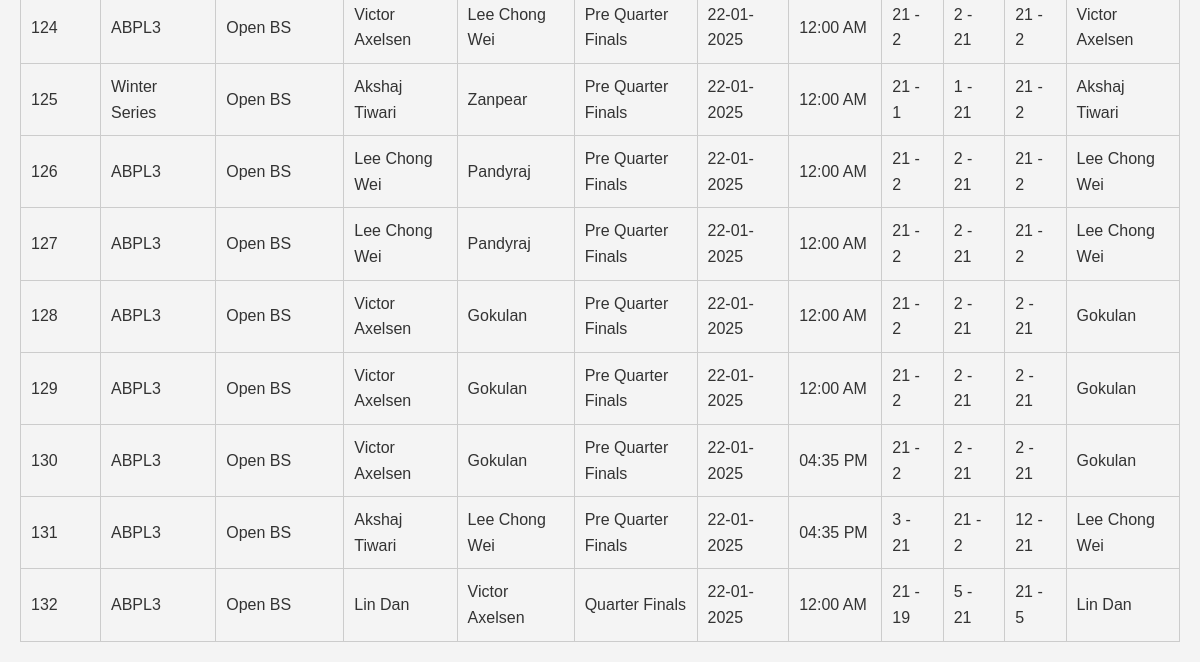
Before: /results_singles.php (lower part) with the older database file.
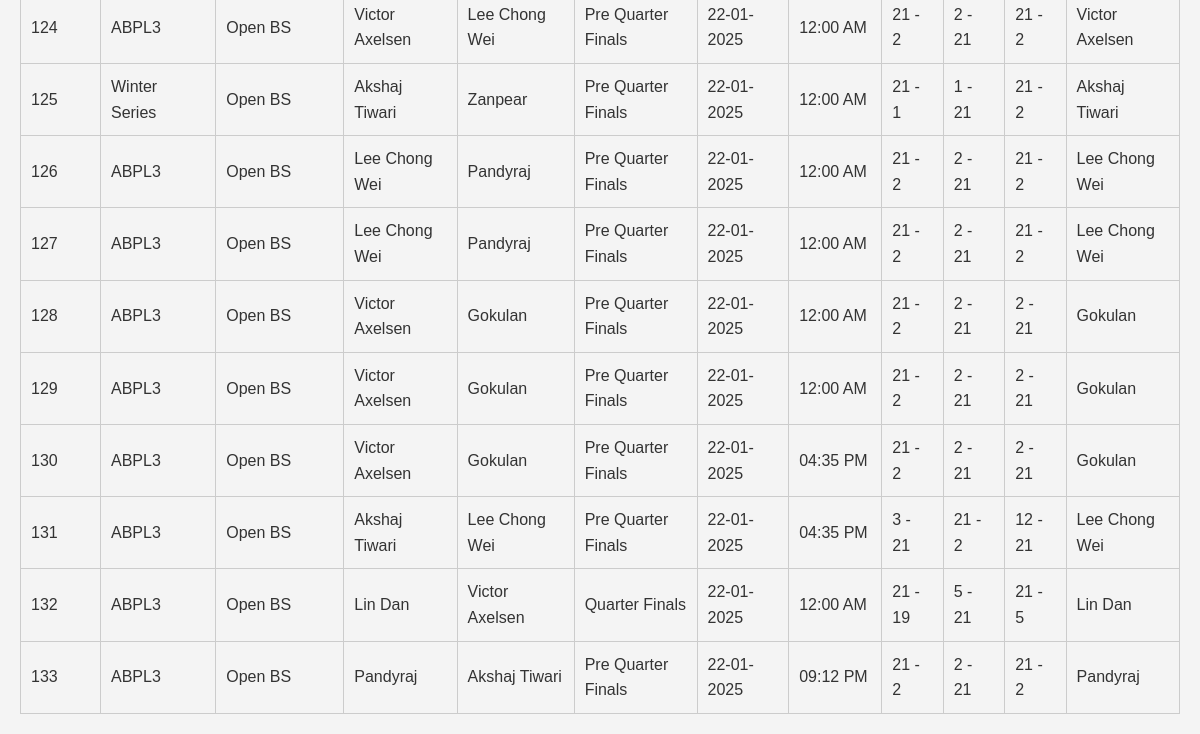
After: the same page with the newer database file.
### tables this page shows
CREATE TABLE `matches` (
  `id` int(11) NOT NULL,
  `tournament_id` int(11) NOT NULL,
  `category_id` int(11) NOT NULL,
  `pool` enum('A','B') DEFAULT NULL,
  `player1_id` int(11) DEFAULT NULL,
  `player2_id` int(11) DEFAULT NULL,
  `pre_quarter` tinyint(1) DEFAULT 0,
  `quarter` tinyint(1) DEFAULT 0,
  `semi` tinyint(1) DEFAULT 0,
  `final` tinyint(1) DEFAULT 0,
  `set1_player1_points` int(11) DEFAULT 0,
  `set1_player2_points` int(11) DEFAULT 0,
  `set2_player1_points` int(11) DEFAULT 0,
  `set2_player2_points` int(11) DEFAULT 0,
  `set3_player1_points` int(11) DEFAULT 0,
  `set3_player2_points` int(11) DEFAULT 0,
  `created_by` int(11) DEFAULT NULL,
  `moderated_by` int(11) DEFAULT NULL,
  `stage` enum('Pre Quarter Finals','Quarter Finals','Semifinals','Finals','Preliminary') NOT NULL,
  `match_date` date DEFAULT NULL,
  `match_time` time DEFAULT NULL,
  `team1_player1_id` int(11) NOT NULL DEFAULT 0,
  `team1_player2_id` int(11) NOT NULL DEFAULT 0,
  `team2_player1_id` int(11) DEFAULT 0,
  `team2_player2_id` int(11) DEFAULT 0,
  `set1_team1_points` int(11) NOT NULL DEFAULT 0,
  `set1_team2_points` int(11) DEFAULT 0,
  `set2_team1_points` int(11) DEFAULT 0,
  `set2_team2_points` int(11) DEFAULT 0,
  `set3_team1_points` int(11) DEFAULT 0,
  `set3_team2_points` int(11) DEFAULT 0,
  `player3_id` int(11) DEFAULT NULL,
  `player4_id` int(11) DEFAULT NULL,
  `deleted_at` datetime DEFAULT NULL
);

CREATE TABLE `tournaments` (
  `id` int(11) NOT NULL,
  `name` varchar(255) NOT NULL,
  `created_by` int(11) DEFAULT NULL,
  `year` int(11) NOT NULL DEFAULT year(curdate()),
  `moderated_by` int(11) DEFAULT NULL
);

CREATE TABLE `categories` (
  `id` int(11) NOT NULL,
  `name` varchar(255) NOT NULL,
  `created_by` int(11) NOT NULL,
  `age_group` varchar(255) DEFAULT NULL,
  `sex` varchar(10) DEFAULT NULL,
  `type` enum('singles','doubles','mixed doubles') DEFAULT 'singles',
  `tournament_id` int(11) NOT NULL
);

CREATE TABLE `players` (
  `id` int(11) NOT NULL,
  `name` varchar(255) NOT NULL,
  `dob` date NOT NULL,
  `age` int(11) NOT NULL,
  `sex` enum('M','F') NOT NULL,
  `uid` varchar(100) NOT NULL,
  `password` varchar(255) NOT NULL,
  `created_by` int(11) DEFAULT NULL,
  `updated_at` timestamp NULL DEFAULT current_timestamp() ON UPDATE current_timestamp(),
  `category_id` int(11) DEFAULT 1,
  `created_at` timestamp NULL DEFAULT current_timestamp()
);

### results_singles.php (the view, shortened to what this page needs)
<?php
include 'header.php';
require_once 'conn.php';
$conn = new mysqli($servername, $username, $password, $dbname);
$query = "
    SELECT
        m.id AS match_id,
        t.name AS tournament_name,
        c.name AS category_name,
        p1.name AS player1_name,
        p2.name AS player2_name,
        m.stage,
        m.match_date,
        m.match_time,
        m.set1_player1_points,
        m.set1_player2_points,
        m.set2_player1_points,
        m.set2_player2_points,
        m.set3_player1_points,
        m.set3_player2_points
    FROM matches m
    INNER JOIN tournaments t ON m.tournament_id = t.id
    INNER JOIN categories c ON m.category_id = c.id
    INNER JOIN players p1 ON m.player1_id = p1.id
    INNER JOIN players p2 ON m.player2_id = p2.id
    WHERE 1=1
";
$query .= " ORDER BY m.id";
$result = $conn->query($query);
?>
<!DOCTYPE html>
<html lang="en">
<head>
</head>
<body>
    <?php if ($result->num_rows > 0): ?>
        <table>
            <?php while ($row = $result->fetch_assoc()):
                $p1_total = $row['set1_player1_points'] + $row['set2_player1_points'] + $row['set3_player1_points'];
                $p2_total = $row['set1_player2_points'] + $row['set2_player2_points'] + $row['set3_player2_points'];
                $winner = $p1_total > $p2_total ? $row['player1_name'] : ($p1_total < $p2_total ? $row['player2_name'] : 'Draw');
            ?>
                <tr>
                    <td><?= $row['match_id'] ?></td>
                    <td><?= $row['tournament_name'] ?></td>
                    <td><?= $row['category_name'] ?></td>
                    <td><?= $row['player1_name'] ?></td>
                    <td><?= $row['player2_name'] ?></td>
                    <td><?= $row['stage'] ?></td>
                    <td><?= $row['match_date'] ? date("d-m-Y", strtotime($row['match_date'])) : 'N/A' ?></td>
                    <td><?= $row['match_time'] ? date("h:i A", strtotime($row['match_time'])) : 'N/A' ?></td>
                    <td><?= $row['set1_player1_points'] ?> - <?= $row['set1_player2_points'] ?></td>
                    <td><?= $row['set2_player1_points'] ?> - <?= $row['set2_player2_points'] ?></td>
                    <td><?= $row['set3_player1_points'] ?> - <?= $row['set3_player2_points'] ?></td>
                    <td><?= $winner ?></td>
                </tr>
            <?php endwhile; ?>
        </table>
    <?php else: ?>
        <p>No matches found for the selected filters.</p>
    <?php endif; ?>
</body>
</html>

Changed rows visible on the page:
added matches: id "133", tournament.name "ABPL3", category.name "Open BS", player1.name "Pandyraj", player2.name "Akshaj Tiwari", stage "Pre Quarter Finals", match_date "22-01-2025", match_time "09:12 PM", set1_player1_points "21", set1_player2_points "2", set2_player1_points "2", set2_player2_points "21", set3_player1_points "21", set3_player2_points "2"
